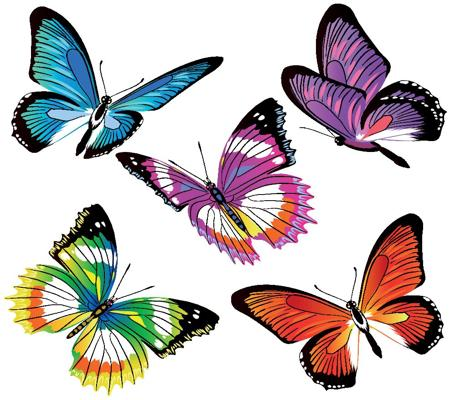
#> input picture pillow/images/split_merge.jpg, 450 x 400 px
$ python img_transformer.py
#> lines starting #> are read from the running program, lines starting #| are printed output that depends on the picture
#!/usr/bin/env python3
# -*- coding: utf-8 -*-

'''
@File: img_transformer.py
@Python Version: 3.11.2
@Author: Wei Li
@Contact: weili_yzzcq@163.com
@Blog: https://2694048168.github.io/blog/#/
@Time: 2023/05/22 14:35:01
@Version: 0.1
@License: Apache License Version 2.0, January 2004
@Description: image geomertry transformer
'''

from PIL import Image
# https://pillow.readthedocs.io/en/stable/reference/Image.html


if __name__ == "__main__":
    filepath = r"./images/split_merge.jpg"
    """
    FLIP_LEFT_RIGHT = 0
    FLIP_TOP_BOTTOM = 1
    ROTATE_180 = 3
    ROTATE_270 = 4
    ROTATE_90 = 2
    TRANSPOSE = 5
    TRANSVERSE = 6
    """
    with Image.open(filepath) as im:
#> im is the input picture: PIL image 450x400 RGB; mean R, G, B 198.5, 190.5, 189.8
        im.transpose(Image.Transpose.FLIP_LEFT_RIGHT).show()
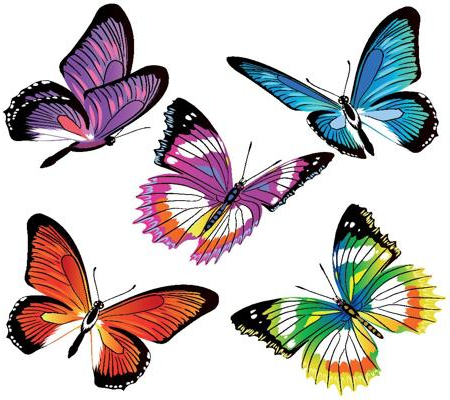
#> shown: PIL image 450x400 RGB; mean R, G, B 198.5, 190.5, 189.8
        im.rotate(45).show()
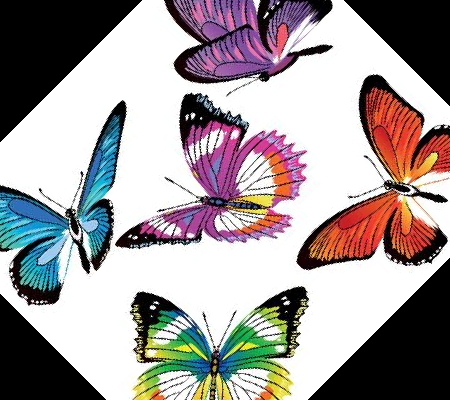
#> shown: PIL image 450x400 RGB; mean R, G, B 160.9, 153.6, 154.3
        im.transform((250,250),
                     Image.Transform.EXTENT,
                     data=[0, 0, 30 + im.width // 4, im.height // 3]).show()
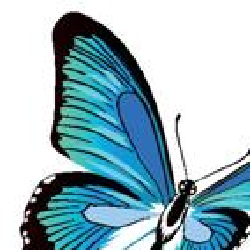
#> shown: PIL image 250x250 RGB; mean R, G, B 157.5, 185, 194.1

# -----------------------------------------------------------------------------
# https://pillow.readthedocs.io/en/stable/reference/Image.html#PIL.Image.Transpose
# https://pillow.readthedocs.io/en/stable/reference/Image.html#PIL.Image.Image.rotate
# https://pillow.readthedocs.io/en/stable/reference/Image.html#PIL.Image.Image.transform

$ run again, with pillow/images/panda.jpg copied over pillow/images/split_merge.jpg
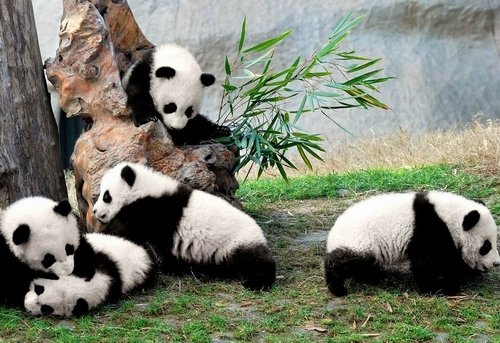
#> input picture pillow/images/panda.jpg, 500 x 343 px
#> im is the input picture: PIL image 500x343 RGB; mean R, G, B 125.8, 129.4, 114.2
#> `im.rotate(45).show()`:
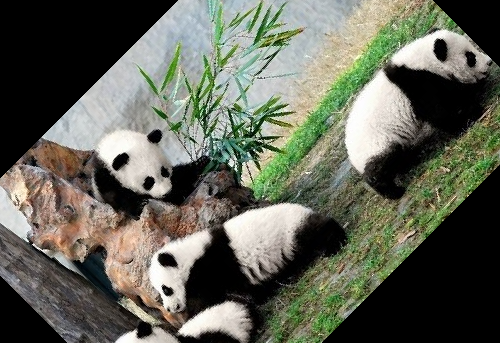
#> shown: PIL image 500x343 RGB; mean R, G, B 99.1, 101.3, 88.4
#> `im.transform((250,250), Image.Transform.EXTENT, data=[0, 0, 30 + im.wi..`:
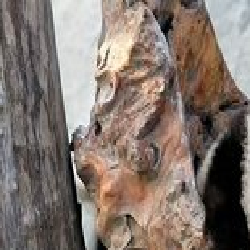
#> shown: PIL image 250x250 RGB; mean R, G, B 129.9, 117.1, 109.3
